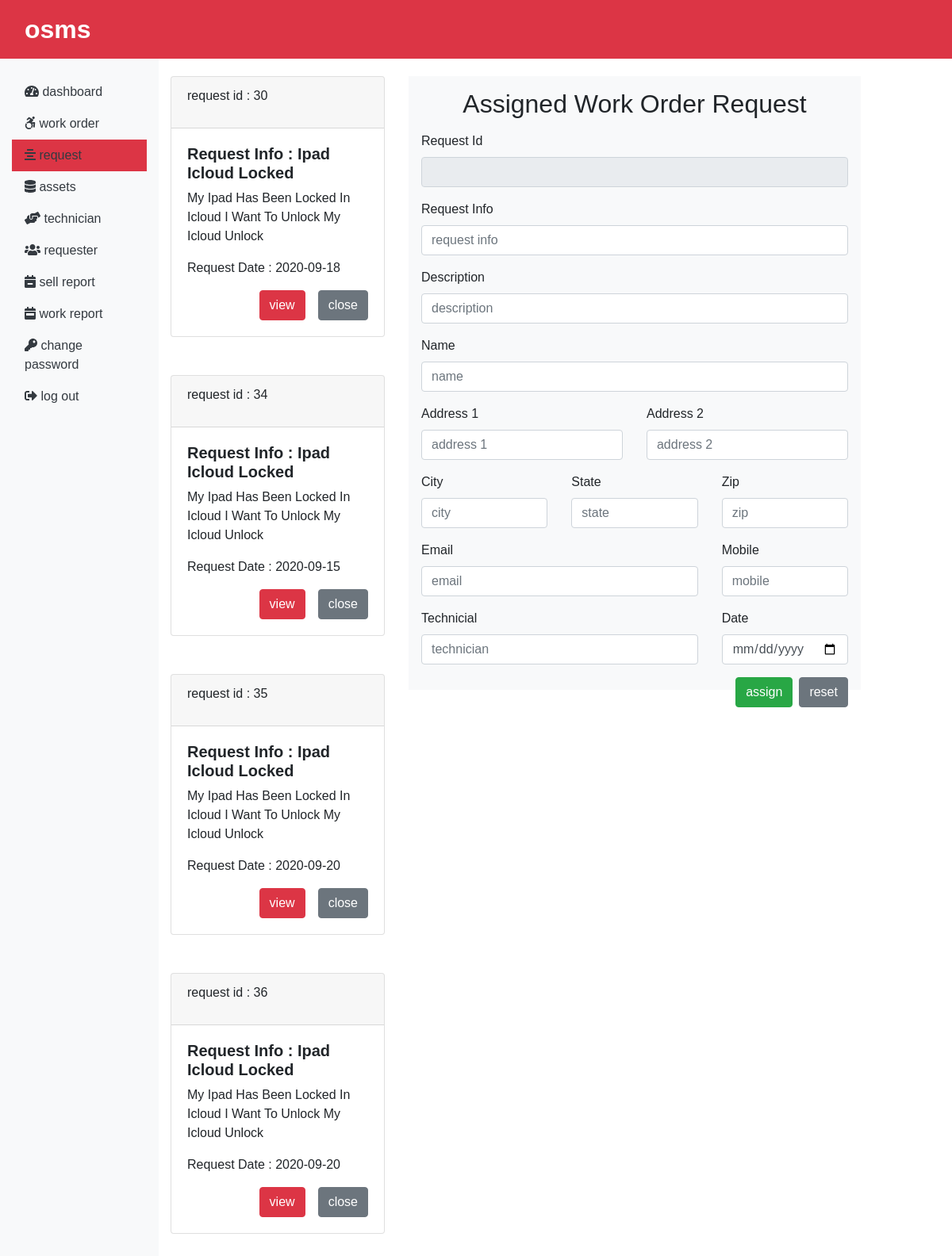
/admin/request.php (signed in), run on the app's committed database.
### tables this page shows
CREATE TABLE `submit_request_tb` (
  `request_id` int(11) NOT NULL,
  `request_info` varchar(60) NOT NULL,
  `request_desc` text NOT NULL,
  `requester_name` varchar(60) NOT NULL,
  `requester_add1` text NOT NULL,
  `requester_add2` text NOT NULL,
  `requester_city` varchar(60) NOT NULL,
  `requester_state` varchar(60) NOT NULL,
  `requester_zip` int(11) NOT NULL,
  `requester_email` varchar(60) NOT NULL,
  `requester_mbl` bigint(20) NOT NULL,
  `request_date` date NOT NULL
);

### admin/request.php (the view, shortened to what this page needs)
<?php
include("../config.php");
include("includes/header.php");
?>
<div class="container-fluid">
    <div class="row">
        <?php include("sidebar.php");?>
        <div class="col-sm-9 mt-5">
        <div class="row mt-5">
            <div class="col-sm-4">
            <?php
            $sql="SELECT * FROM submit_request_tb";
            $result= mysqli_query($connect,$sql) or die("Query failed");
            if(mysqli_num_rows($result) > 0){
                while($row = mysqli_fetch_array($result)){
            ?>
                <div class="card mb-5">
                    <div class="card-header">
                         <p>request id : <?php echo $row["request_id"];?></p>
                    </div>
                    <div class="card-body text-capitalize ">
                        <h5 class="font-weight-bold">request info : <?php echo $row["request_info"];?></h5>
                        <p><?php echo $row["request_desc"];?></p>
                        <p>request date : <?php echo $row["request_date"];?></p>
                        <form action="" method="post">
                        <input type="submit" value="close" name="dltbtn" class="btn btn-secondary text-white float-right ml-3"></input>
                        <input type="submit" value="view" name="viewbtn" class="btn-danger float-right btn"></input>
                        </form>
                    </div>
                </div>
                <?php
                   }
                }else{
                    echo "<div class='alert alert-success col-sm-12' role='alert'>no request</div>";
                }
                ?>
            </div>
            <div class="col-sm-8">
                    <form action="<?php echo $_SERVER['PHP_SELF'];?>" method="post" class="bg-light p-3 mb-5">
                        <div class="form-group text-capitalize text-center">
                            <h2>assigned work order request</h2>
                        </div>
                        <div class="form-group text-capitalize">
                            <label for="">request id</label>
                            <input type="text" name="r_id" class="form-control" value="<?php if(isset($row1['request_id'])){echo $row1['request_id'];} ?>" name="r_id" readonly>
                        </div>
                        <div class="form-group text-capitalize">
                            <label for="">request info</label>
                            <input type="text" placeholder="request info" class="form-control" value="<?php if(isset($row1['request_id'])){echo $row1['request_info'];} ?>" name="r_info">
                        </div>
                        <div class="form-group text-capitalize">
                            <label for="">description</label>
                            <input type="text" placeholder="description" class="form-control" value="<?php if(isset($row1['request_id'])){echo $row1['request_desc'];} ?>" name="r_desc">
                        </div>
                        <div class="form-group text-capitalize">
                            <label for="">name</label>
                            <input type="text" placeholder="name" class="form-control" value="<?php if(isset($row1['request_id'])){echo $row1['requester_name'];} ?>" name="r_name">
                        </div>
                        <div class="form-group text-capitalize">
                            <div class="row">
                                <div class="col-6">
                                <label for="">address 1</label>
                                    <input type="text" value="<?php if(isset($row1['request_id'])){echo $row1['requester_add1'];} ?>" placeholder="address 1" class="form-control" name="r_add1" >
                                </div>
                                <div class="col-6">
                                <label for=""> address 2</label>
                                    <input type="text" value="<?php if(isset($row1['request_id'])){echo $row1['requester_add2'];} ?>" placeholder="address 2" class="form-control" name="r_add2" >
                                </div>
                            </div>
                        </div>
                        <div class="form-group text-capitalize">
                            <div class="row">
                                <div class="col-4">
                                <label for="">city</label>
                                    <input type="text" value="<?php if(isset($row1['request_id'])){echo $row1['requester_city'];} ?>" placeholder="city" class="form-control" name="r_city" >
                                </div>
                                <div class="col-4">
                                <label for=""> state</label>
                                    <input type="text" value="<?php if(isset($row1['request_id'])){echo $row1['requester_state'];} ?>" placeholder="state" class="form-control" name="r_state" >
                                </div>
                                <div class="col-4">
                                <label for=""> zip</label>
                                    <input type="text" value="<?php if(isset($row1['request_id'])){echo $row1['requester_zip'];} ?>" placeholder="zip" class="form-control" name="r_zip" >
                                </div>
                            </div>
                        </div>
                        <div class="form-group text-capitalize">
                            <div class="row">
                                <div class="col-8">
                                <label for="">email</label>
                                    <input type="text" value="<?php if(isset($row1['request_id'])){echo $row1['requester_email'];} ?>" placeholder="email" class="form-control" name="r_email" >
                                </div>
                                <div class="col-4">
                                <label for="">mobile</label>
                                    <input type="text" value="<?php if(isset($row1['request_id'])){echo $row1['requester_mbl'];} ?>" placeholder="mobile" class="form-control" name="r_mbl" >
                                </div>
                            </div>
                        </div>
                        <div class="form-group text-capitalize">
                            <div class="row">
                                <div class="col-8">
                                <label for="">technicial</label>
                                    <input type="text" placeholder="technician" class="form-control" name="assign_tech" >
                                </div>
                                <div class="col-4">
                                <label for="">date</label>
                                    <input type="date"  class="form-control" name="assign_date" >
                                </div>
                            </div>
                        </div>
                        <div class="form-group text-capitalize">
                            <input type="reset" class="btn btn-secondary float-right ml-2" value="reset">
                            <input type="submit" class="btn btn-success float-right" name="assignbtn" value="assign">
                        </div>
                    </form>
                </div>
        </div>
        </div>
    </div>
</div>
<?php
include("includes/footer.php");
?>

### admin/includes/header.php (shortened to what this page needs)
<!DOCTYPE html>
<html lang="en">
<head>
    <link rel="stylesheet" href="../css/bootstrap.min.css">
    <link rel="stylesheet" href="../css/all.min.css">
    <link rel="stylesheet" href="../css/style.css">
</head>
<body>
<div class="container-fluid">
    <div class="row">
        <div class="navbar fixed-top bg-danger navbar-dark flex-md-nowrap ">
             <a class="navbar-brand col-sm-3 col-md-2 " href="dashboard.php">osms</a>
        </div>
    </div>
</div>

### admin/sidebar.php
<nav class="col-sm-2 d-print-none bg-light side-bar mt-5 py-5">
            <div class="sidebar-sticky ">
                <ul class=" nav flex-column mb-5">
                    <li class="nav-item"><a class="nav-link <?php if(PAGE == 'dashboard'){echo 'active';} ?> font-weight-light text-dark" href="dashboard.php"><span><i class="fas fa-tachometer-alt"></i></span> dashboard</a></li>
                    <li class="nav-item"><a class="nav-link <?php if(PAGE == 'work order'){echo 'active';} ?> font-weight-light text-dark" href="work.php"><span><i class="fab fa-accessible-icon"></i></span> work order</a></li>
                    <li class="nav-item"><a class="nav-link <?php if(PAGE == 'request'){echo 'active';} ?> font-weight-light text-dark" href="request.php"><span><i class="fas fa-align-center"></i></span> request</a></li>
                    <li class="nav-item"><a class="nav-link <?php if(PAGE == 'assets'){echo 'active';} ?> font-weight-light text-dark" href="assets.php"><span><i class="fas fa-database"></i></span> assets</a></li>
                    <li class="nav-item"><a class="nav-link <?php if(PAGE == 'technician'){echo 'active';} ?> font-weight-light text-dark" href="technician.php"><span><i class="fas fa-hands-helping    "></i></span> technician</a></li>
                    <li class="nav-item"><a class="nav-link  <?php if(PAGE == 'requester'){echo 'active';} ?> font-weight-light text-dark" href="requester.php"><span> <i class="fas fa-users    "></i> </span> requester</a></li>
                    <li class="nav-item"><a class="nav-link  <?php if(PAGE == 'sellreport'){echo 'active';} ?> font-weight-light text-dark" href="sellreport.php"><span> <i class="fas fa-calendar-minus"></i> </span> sell report</a></li>
                    <li class="nav-item"><a class="nav-link  <?php if(PAGE == 'workreport'){echo 'active';} ?> font-weight-light text-dark" href="workreport.php"><span><i class="fas fa-calendar-week"></i></span> work report</a></li>
                    <li class="nav-item"><a class="nav-link  <?php if(PAGE == 'changepassword'){echo 'active';} ?> font-weight-light text-dark" href="changepwd.php"><span> <i class="fas fa-key    "></i></span> change password</a></li>
                    <li class="nav-item"><a class="nav-link font-weight-light text-dark" href="logout.php"><span> <i class="fas fa-sign-out-alt    "></i></span> log out</a></li>
                </ul>
            </div>
        </nav>

### admin/includes/footer.php (shortened to what this page needs)
</body>
</html>

### css/style.css (style rules this page uses)
* { margin: 0; padding: 0; box-sizing: border-box; }
a, a:hover, a:focus { text-decoration: none; outline: none; }
.btn, .btn:focus button { outline: transparent; box-shadow: transparent; outline: none; }
body { font-family: 'Ubuntu', sans-serif; scroll-behavior: smooth; }
.navbar-brand { font-size: 2em; font-weight: bold; }
.active { background: #dc3545!important; }

### data on the page
submit_request_tb: request_id "30", request_info "Ipad Icloud Locked", request_desc "My Ipad Has Been Locked In Icloud I Want To Unlock My Icloud Unlock", request_date "2020-09-18"
submit_request_tb: request_id "34", request_info "Ipad Icloud Locked", request_desc "My Ipad Has Been Locked In Icloud I Want To Unlock My Icloud Unlock", request_date "2020-09-15"
submit_request_tb: request_id "35", request_info "Ipad Icloud Locked", request_desc "My Ipad Has Been Locked In Icloud I Want To Unlock My Icloud Unlock", request_date "2020-09-20"
submit_request_tb: request_id "36", request_info "Ipad Icloud Locked", request_desc "My Ipad Has Been Locked In Icloud I Want To Unlock My Icloud Unlock", request_date "2020-09-20"
